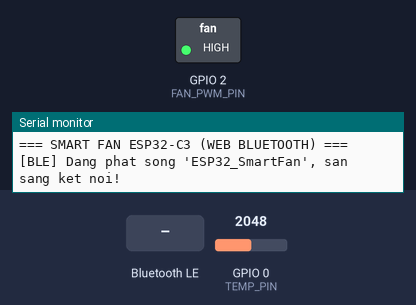
Recording of a sketch running on a simulated ESP32-C3. Parts: switched loads named in the sketch (green lamp = pin HIGH), the last lines printed to the serial monitor. Inputs (shaded band) come from the test bench; at power-on: GPIO 0 (TEMP_PIN) = 2048. Nothing arrives over Bluetooth unless stated; a phone connects over Bluetooth LE 3 s after start.

Above: at 1.7 s.
1.8 s: Bluetooth LE write "MODE:" received
At 2.6 s:
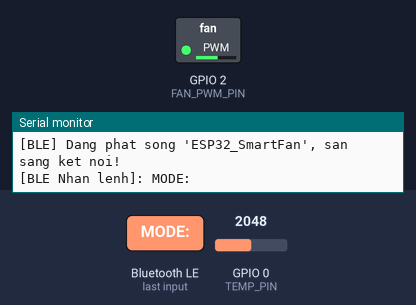
3.5 s: Bluetooth LE write "MAN:" received
At 5.0 s:
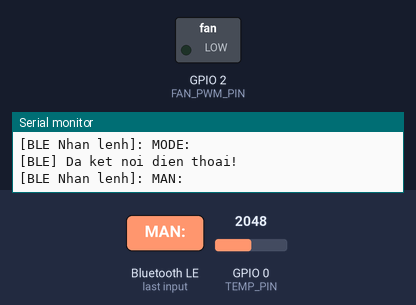
Timing chart, 0 to 6.5 s (numbered marks = the images above; inputs shaded):
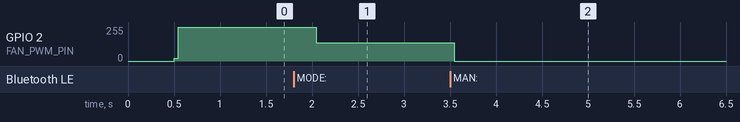

Measured:
- after the input at 1.8 s, GPIO 2 (FAN_PWM_PIN): 255/255 → 136/255 after 0.25 s
- after the input at 3.5 s, GPIO 2 (FAN_PWM_PIN): 136/255 → 0/255 after 0.05 s

The sketch:

sketch_sep19a.ino
```cpp
#include <Arduino.h>
#include <BLEDevice.h>
#include <BLEServer.h>
#include <BLEUtils.h>
#include <BLE2902.h>

// ================= CẤU HÌNH PHẦN CỨNG =================
const int FAN_PWM_PIN = 2;   // Chân PWM quạt (D2)
const int TEMP_PIN    = 0;   // Chân đọc analog từ LM35 (A0)

const int PWM_FREQ       = 25000; // 25 kHz
const int PWM_RESOLUTION = 8;     // 8-bit (0 - 255)
const int FAN_MIN_DUTY   = 20;    // ~20% Duty Cycle
const int FAN_MAX_DUTY   = 255;   // 100% Duty Cycle

// ================= CẤU HÌNH UUID BLUETOOTH BLE =================
#define SERVICE_UUID        "4fafc201-1fb5-459e-8fcc-c5c9c331914b"
#define CHAR_NOTIFY_UUID    "beb5483e-36e1-4688-b7f5-ea07361b26a8" // Gửi dữ liệu lên web
#define CHAR_CONTROL_UUID   "1c95d5e3-d8f7-413a-bf3d-7a2e5d7be87e" // Nhận lệnh từ web

BLEServer* pServer = NULL;
BLECharacteristic* pNotifyCharacteristic = NULL;
BLECharacteristic* pControlCharacteristic = NULL;
bool deviceConnected = false;

// ================= BIẾN ĐIỀU KHIỂN =================
bool isAutoMode = true;
int manualDutyPercent = 50;
float tempMin = 37.0;
float tempMax = 45.0;
float currentTemp = 0.0;
int currentPwm = FAN_MIN_DUTY;
int currentPercent = 0;

unsigned long lastReadTime = 0;
unsigned long lastBleSend  = 0;

// Callback theo dõi kết nối BLE
class MyServerCallbacks: public BLEServerCallbacks {
  void onConnect(BLEServer* pServer) {
    deviceConnected = true;
    Serial.println("[BLE] Da ket noi dien thoai!");
  }
  void onDisconnect(BLEServer* pServer) {
    deviceConnected = false;
    Serial.println("[BLE] Ngat ket noi, dang phat lai quang ba...");
    pServer->startAdvertising(); // Tiếp tục phát tín hiệu để web tìm lại được
  }
};

// Callback nhận lệnh từ Web Bluetooth
class ControlCallbacks: public BLECharacteristicCallbacks {
  void onWrite(BLECharacteristic *pCharacteristic) {
    String rxValue = pCharacteristic->getValue().c_str();
    if (rxValue.length() > 0) {
      Serial.print("[BLE Nhan lenh]: ");
      Serial.println(rxValue);

      if (rxValue.startsWith("MODE:")) {
        isAutoMode = (rxValue.substring(5) == "1");
      } else if (rxValue.startsWith("MAN:")) {
        manualDutyPercent = rxValue.substring(4).toInt();
      } else if (rxValue.startsWith("AUTO:")) {
        int commaIndex = rxValue.indexOf(',');
        if (commaIndex > 0) {
          tempMin = rxValue.substring(5, commaIndex).toFloat();
          tempMax = rxValue.substring(commaIndex + 1).toFloat();
        }
      }
    }
  }
};

// Đọc nhiệt độ LM35 (lọc trung bình 20 mẫu)
float readTemperature() {
  long sumMilliVolts = 0;
  for (int i = 0; i < 20; i++) {
    sumMilliVolts += analogReadMilliVolts(TEMP_PIN);
    delay(2);
  }
  return (sumMilliVolts / 20.0) / 10.0;
}

void setup() {
  Serial.begin(115200);
  delay(500);
  Serial.println("\n=== SMART FAN ESP32-C3 (WEB BLUETOOTH) ===");

  pinMode(TEMP_PIN, INPUT);

  // Cấu hình PWM quạt
  ledcAttach(FAN_PWM_PIN, PWM_FREQ, PWM_RESOLUTION);
  ledcWrite(FAN_PWM_PIN, FAN_MIN_DUTY);

  // Khởi tạo BLE
  BLEDevice::init("ESP32_SmartFan");
  pServer = BLEDevice::createServer();
  pServer->setCallbacks(new MyServerCallbacks());

  // Tạo BLE Service
  BLEService *pService = pServer->createService(SERVICE_UUID);

  // Characteristic gửi trạng thái lên điện thoại (Notify)
  pNotifyCharacteristic = pService->createCharacteristic(
                            CHAR_NOTIFY_UUID,
                            BLECharacteristic::PROPERTY_NOTIFY
                          );
  pNotifyCharacteristic->addDescriptor(new BLE2902());

  // Characteristic nhận lệnh điều khiển từ điện thoại (Write)
  pControlCharacteristic = pService->createCharacteristic(
                             CHAR_CONTROL_UUID,
                             BLECharacteristic::PROPERTY_WRITE
                           );
  pControlCharacteristic->setCallbacks(new ControlCallbacks());

  pService->start();

  // Bắt đầu phát sóng BLE
  BLEAdvertising *pAdvertising = BLEDevice::getAdvertising();
  pAdvertising->addServiceUUID(SERVICE_UUID);
  pAdvertising->setScanResponse(true);
  pAdvertising->setMinPreferred(0x06);
  pAdvertising->setMinPreferred(0x12);
  BLEDevice::startAdvertising();

  Serial.println("[BLE] Dang phat song 'ESP32_SmartFan', san sang ket noi!");
}

void loop() {
  unsigned long now = millis();

  // Task 1: Tính toán tốc độ quạt (Mỗi 500ms)
  if (now - lastReadTime >= 500) {
    lastReadTime = now;
    currentTemp = readTemperature();

    if (isAutoMode) {
      if (currentTemp <= tempMin) {
        currentPwm = FAN_MIN_DUTY;
      } else if (currentTemp >= tempMax) {
        currentPwm = FAN_MAX_DUTY;
      } else {
        currentPwm = map(currentTemp * 10, tempMin * 10, tempMax * 10, FAN_MIN_DUTY, FAN_MAX_DUTY);
      }
    } else {
      if (manualDutyPercent <= 0) currentPwm = 0;
      else currentPwm = map(manualDutyPercent, 0, 100, FAN_MIN_DUTY, FAN_MAX_DUTY);
    }

    ledcWrite(FAN_PWM_PIN, currentPwm);
    currentPercent = map(currentPwm, 0, 255, 0, 100);
  }

  // Task 2: Truyền dữ liệu BLE lên Web (Mỗi 300ms nếu có kết nối)
  if (deviceConnected && (now - lastBleSend >= 300)) {
    lastBleSend = now;
    char buffer[64];
    // Chuỗi JSON: {"t":32.5,"p":45,"m":1}
    snprintf(buffer, sizeof(buffer), "{\"t\":%.1f,\"p\":%d,\"m\":%d}",
             currentTemp, currentPercent, isAutoMode ? 1 : 0);
    pNotifyCharacteristic->setValue(buffer);
    pNotifyCharacteristic->notify();
  }
}
```
